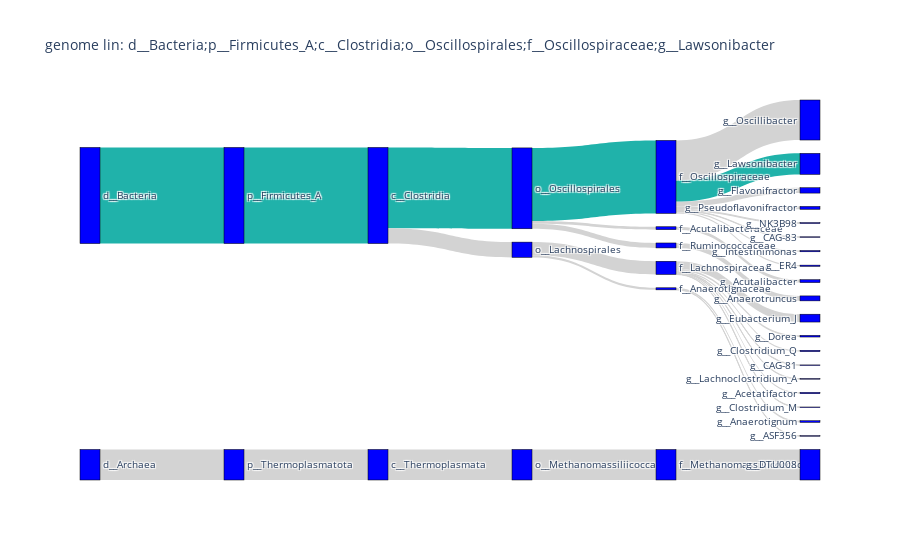

The notebook cell this image was saved under:
### Code cell
fig = load_and_make_fig('output.gtdb-contam-dna', 'GCF_000492175.1_genomic.fna.gz')
fig.show()

### Figure 1 — Plotly figure (JSON) as saved in the notebook; plotly's stock layout.template omitted (floating-point values rounded to 4 significant figures)
{"data": [{"link": {"color": ["lightseagreen", "lightseagreen", "lightseagreen", "lightgrey", "lightgrey", "lightseagreen", "lightgrey", "lightgrey", "lightgrey", "lightgrey", "lightgrey", "lightgrey", "lightgrey", "lightgrey", "lightgrey", "lightgrey", "lightgrey", "lightgrey", "lightgrey", "lightgrey", "lightgrey", "lightgrey", "lightseagreen", "lightgrey", "lightgrey", "lightgrey", "lightgrey", "lightgrey", "lightgrey", "lightgrey", "lightgrey", "lightgrey", "lightgrey"], "label": ["15.2% of total k-mers", "15.2% of total k-mers", "12.8% of total k-mers", "2.4% of total k-mers", "0.5% of total k-mers", "11.5% of total k-mers", "0.8% of total k-mers", "0.5% of total k-mers", "2.1% of total k-mers", "0.3% of total k-mers", "0.3% of total k-mers", "0.2% of total k-mers", "0.1% of total k-mers", "0.1% of total k-mers", "1.2% of total k-mers", "0.2% of total k-mers", "0.1% of total k-mers", "0.5% of total k-mers", "0.1% of total k-mers", "0.1% of total k-mers", "0.8% of total k-mers", "0.2% of total k-mers", "3.3% of total k-mers", "0.2% of total k-mers", "6.3% of total k-mers", "4.8% of total k-mers", "4.8% of total k-mers", "4.8% of total k-mers", "4.8% of total k-mers", "4.8% of total k-mers", "0.8% of total k-mers", "0.1% of total k-mers", "0.3% of total k-mers"], "source": [0, 1, 2, 2, 3, 3, 3, 4, 6, 6, 7, 7, 7, 7, 7, 7, 7, 9, 9, 9, 9, 9, 9, 9, 9, 21, 22, 23, 24, 25, 27, 31, 31], "target": [2, 0, 3, 6, 4, 9, 27, 5, 7, 31, 8, 13, 15, 16, 17, 29, 33, 10, 11, 12, 14, 18, 19, 20, 30, 23, 21, 24, 25, 26, 28, 32, 34], "value": [233, 233, 196, 37, 7, 177, 12, 7, 32, 5, 4, 3, 1, 1, 19, 3, 1, 7, 2, 1, 13, 3, 51, 3, 97, 74, 74, 74, 74, 74, 12, 1, 4]}, "node": {"color": "blue", "label": ["p__Firmicutes_A", "d__Bacteria", "c__Clostridia", "o__Oscillospirales", "f__Acutalibacteraceae", "g__Acutalibacter", "o__Lachnospirales", "f__Lachnospiraceae", "g__Dorea", "f__Oscillospiraceae", "g__Pseudoflavonifractor", "g__NK3B98", "g__CAG-83", "g__Clostridium_Q", "g__Flavonifractor", "g__CAG-81", "g__Lachnoclostridium_A", "g__Eubacterium_J", "g__Intestinimonas", "g__Lawsonibacter", "g__ER4", "p__Thermoplasmatota", "d__Archaea", "c__Thermoplasmata", "o__Methanomassiliicoccales", "f__Methanomassiliicoccaceae", "g__DTU008", "f__Ruminococcaceae", "g__Anaerotruncus", "g__Acetatifactor", "g__Oscillibacter", "f__Anaerotignaceae", "g__ASF356", "g__Clostridium_M", "g__Anaerotignum"], "line": {"color": "black", "width": 0.5}, "pad": 15, "thickness": 20}, "type": "sankey"}], "layout": {"font": {"size": 10}, "title": {"text": "genome lin: d__Bacteria;p__Firmicutes_A;c__Clostridia;o__Oscillospirales;f__Oscillospiraceae;g__Lawsonibacter"}}}
